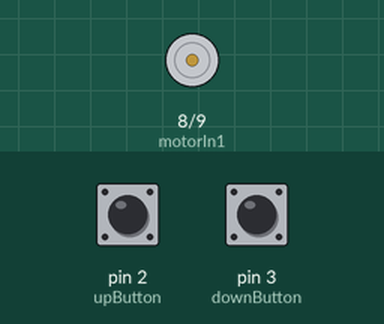
Bench run of a sketch on a simulated Arduino Nano, built with avr-gcc and run on an emulated ATmega328P. Shown: motor-driver pin pairs drawn as motors (green arrow = first pin HIGH = forward, orange = second pin HIGH = backward, longer = more drive). The inputs (shaded band) are chosen by the test bench; at power-on: pin 2 (upButton) HIGH, pin 3 (downButton) HIGH.

Above: at 1.2 s.
1.3 s: pin 2 (upButton) pulled LOW for 0.15 s
At 1.38 s:
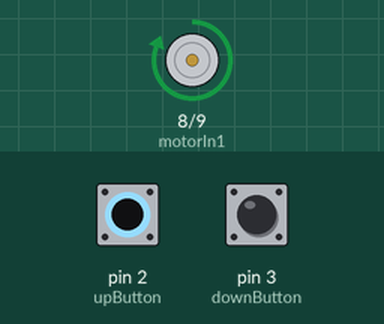
2.9 s: pin 3 (downButton) pulled LOW for 0.15 s
At 2.98 s:
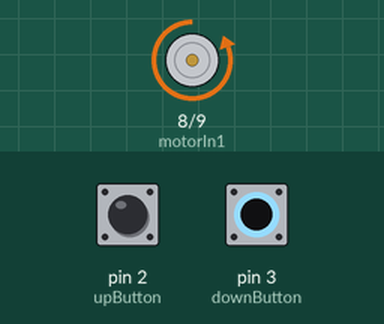
4.5 s: pin 3 (downButton) pulled LOW for 3.2 s
At 8.9 s:
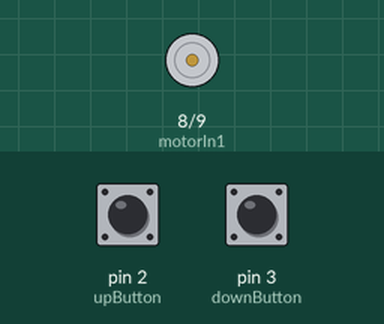
9.2 s: pin 2 (upButton) pulled LOW for 3.2 s
At 9.7 s:
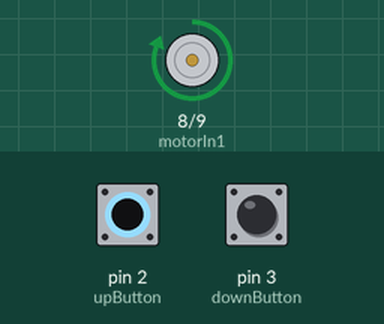
Timing chart, 0 to 13.9 s (numbered marks = the images above; inputs shaded):
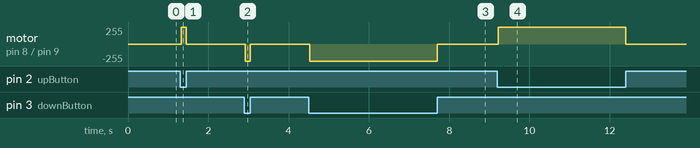

The sketch:

vertical_lift_bridge.ino
```cpp
// Reconstructed control sketch for the vertical lift bridge prototype.
// Assumed driver: L298N, with the ENA jumper fitted.
// Buttons connect D2 and D3 to GND. Driver IN1 -> D8, IN2 -> D9.
// Use a separate motor supply and a common ground with the Nano.

const byte upButton = 2;
const byte downButton = 3;
const byte motorIn1 = 8;
const byte motorIn2 = 9;

int motorDirection = 0;
int lastRequest = 0;
unsigned long requestChangedAt = 0;

void stopMotor() {
  digitalWrite(motorIn1, LOW);
  digitalWrite(motorIn2, LOW);
}

void setup() {
  pinMode(upButton, INPUT_PULLUP);
  pinMode(downButton, INPUT_PULLUP);
  pinMode(motorIn1, OUTPUT);
  pinMode(motorIn2, OUTPUT);
  stopMotor();
}

void loop() {
  bool upPressed = digitalRead(upButton) == LOW;
  bool downPressed = digitalRead(downButton) == LOW;

  int requestedDirection = 0;
  if (upPressed && !downPressed) {
    requestedDirection = 1;
  } else if (downPressed && !upPressed) {
    requestedDirection = -1;
  }

  if (requestedDirection != lastRequest) {
    lastRequest = requestedDirection;
    requestChangedAt = millis();
  }

  // Releasing the buttons, or pressing both, stops the motor.
  if (requestedDirection == 0) {
    stopMotor();
    motorDirection = 0;
    return;
  }

  // Give the button contacts a moment to settle before starting.
  if (millis() - requestChangedAt < 25) {
    return;
  }

  if (requestedDirection != motorDirection) {
    stopMotor();
    if (motorDirection != 0) {
      // Pause before reversing. Read the buttons again on the next loop.
      motorDirection = 0;
      delay(100);
      return;
    }

    digitalWrite(motorIn1, requestedDirection == 1 ? HIGH : LOW);
    digitalWrite(motorIn2, requestedDirection == -1 ? HIGH : LOW);
    motorDirection = requestedDirection;
  }
}
```

Measured:
- after the input at 1.3 s, motor on pin 8 (motorIn1) / pin 9 (motorIn2): stopped → forward 255/255 at once, → stopped 0.13 s later
- after the input at 2.9 s, motor on pin 8 (motorIn1) / pin 9 (motorIn2): stopped → backward 255/255 at once, → stopped 0.13 s later
- after the input at 4.5 s, motor on pin 8 (motorIn1) / pin 9 (motorIn2): stopped → backward 255/255 at once, → stopped 3.2 s later
- after the input at 9.2 s, motor on pin 8 (motorIn1) / pin 9 (motorIn2): stopped → forward 255/255 at once, → stopped 3.2 s later
